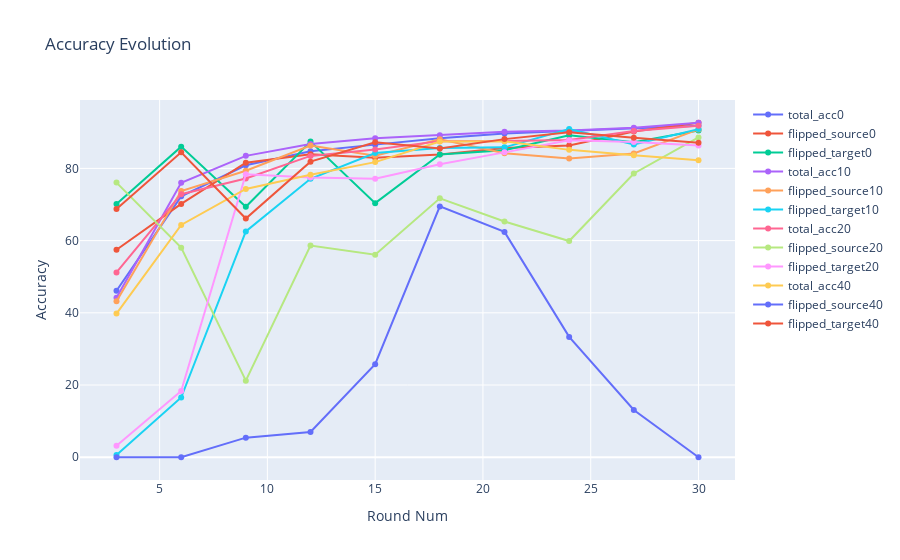

Notebook code for this chart:
### Markdown cell above
### A. Comparing Total Acc, Flipped Source and Flipped Target in different scenarios

### Code cell
# Create traces
fig = go.Figure()
for i, data_df in enumerate(all_data_dfs):
    
    # to make data40 and plot curves make better sense
    if i==3:
        i += 1

    fig.add_trace(go.Scatter(x=data_df['round_num'], y=data_df['total_acc'],
                        mode='lines+markers',
                        name=f'total_acc{i*10}'))

    fig.add_trace(go.Scatter(x=data_df['round_num'], y=data_df['class_2_acc'],
                        mode='lines+markers',
                        name=f'flipped_source{i*10}'))

    fig.add_trace(go.Scatter(x=data_df['round_num'], y=data_df['class_9_acc'],
                        mode='lines+markers',
                        name=f'flipped_target{i*10}'))

fig.update_layout(title='Accuracy Evolution',
                   xaxis_title='Round Num',
                   yaxis_title='Accuracy')
fig.show()

### Figure 1 — Plotly figure (JSON) as saved in the notebook; plotly's stock layout.template omitted (floating-point values rounded to 4 significant figures)
{"data": [{"mode": "lines+markers", "name": "total_acc0", "type": "scatter", "x": [3, 6, 9, 12, 15, 18, 21, 24, 27, 30], "y": [46.11, 72.26, 80.85, 84.72, 86.58, 88.33, 89.65, 90.42, 91.03, 91.84]}, {"mode": "lines+markers", "name": "flipped_source0", "type": "scatter", "x": [3, 6, 9, 12, 15, 18, 21, 24, 27, 30], "y": [57.46, 70.16, 81.59, 83.91, 82.95, 83.82, 85.66, 86.34, 90.21, 92.64]}, {"mode": "lines+markers", "name": "flipped_target0", "type": "scatter", "x": [3, 6, 9, 12, 15, 18, 21, 24, 27, 30], "y": [70.17, 86.03, 69.38, 87.41, 70.37, 83.85, 85.03, 89.2, 87.22, 90.49]}, {"mode": "lines+markers", "name": "total_acc10", "type": "scatter", "x": [3, 6, 9, 12, 15, 18, 21, 24, 27, 30], "y": [44.16, 76.01, 83.47, 86.78, 88.37, 89.17, 90.17, 90.5, 91.23, 92.64]}, {"mode": "lines+markers", "name": "flipped_source10", "type": "scatter", "x": [3, 6, 9, 12, 15, 18, 21, 24, 27, 30], "y": [43.22, 73.74, 79.36, 86.34, 83.53, 88.08, 84.21, 82.75, 84.11, 90.79]}, {"mode": "lines+markers", "name": "flipped_target10", "type": "scatter", "x": [3, 6, 9, 12, 15, 18, 21, 24, 27, 30], "y": [0.5946, 16.55, 62.54, 77.11, 84.24, 85.63, 85.83, 90.88, 86.62, 90.88]}, {"mode": "lines+markers", "name": "total_acc20", "type": "scatter", "x": [3, 6, 9, 12, 15, 18, 21, 24, 27, 30], "y": [51.19, 72.85, 77.22, 83.46, 85.26, 87.55, 87.62, 87.89, 90.35, 91.79]}, {"mode": "lines+markers", "name": "flipped_source20", "type": "scatter", "x": [3, 6, 9, 12, 15, 18, 21, 24, 27, 30], "y": [76.07, 58.04, 21.22, 58.62, 56.1, 71.71, 65.31, 59.88, 78.59, 88.57]}, {"mode": "lines+markers", "name": "flipped_target20", "type": "scatter", "x": [3, 6, 9, 12, 15, 18, 21, 24, 27, 30], "y": [3.171, 18.33, 78.39, 77.5, 77.11, 81.17, 84.44, 87.81, 87.31, 86.32]}, {"mode": "lines+markers", "name": "total_acc40", "type": "scatter", "x": [3, 6, 9, 12, 15, 18, 21, 24, 27, 30], "y": [39.78, 64.34, 74.3, 78.23, 81.74, 87.44, 87.5, 85.13, 83.61, 82.28]}, {"mode": "lines+markers", "name": "flipped_source40", "type": "scatter", "x": [3, 6, 9, 12, 15, 18, 21, 24, 27, 30], "y": [0, 0, 5.426, 6.977, 25.78, 69.48, 62.4, 33.33, 13.08, 0]}, {"mode": "lines+markers", "name": "flipped_target40", "type": "scatter", "x": [3, 6, 9, 12, 15, 18, 21, 24, 27, 30], "y": [68.78, 84.44, 66.11, 81.86, 87.22, 85.53, 88.11, 89.99, 88.5, 87.12]}], "layout": {"title": {"text": "Accuracy Evolution"}, "xaxis": {"title": {"text": "Round Num"}}, "yaxis": {"title": {"text": "Accuracy"}}}}
